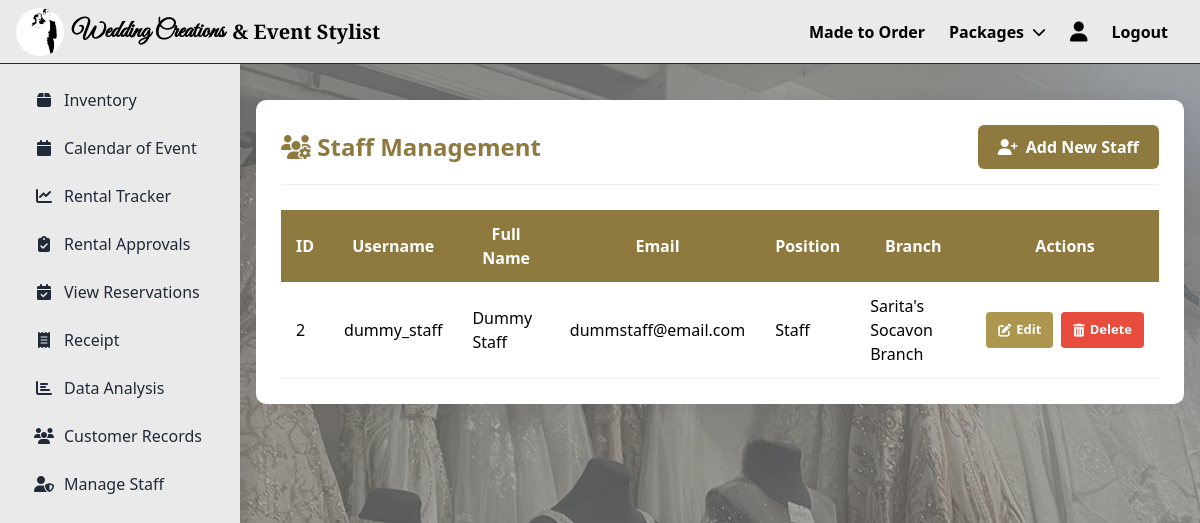
The page /manage-staff/ (signed in) on the database as committed earlier.
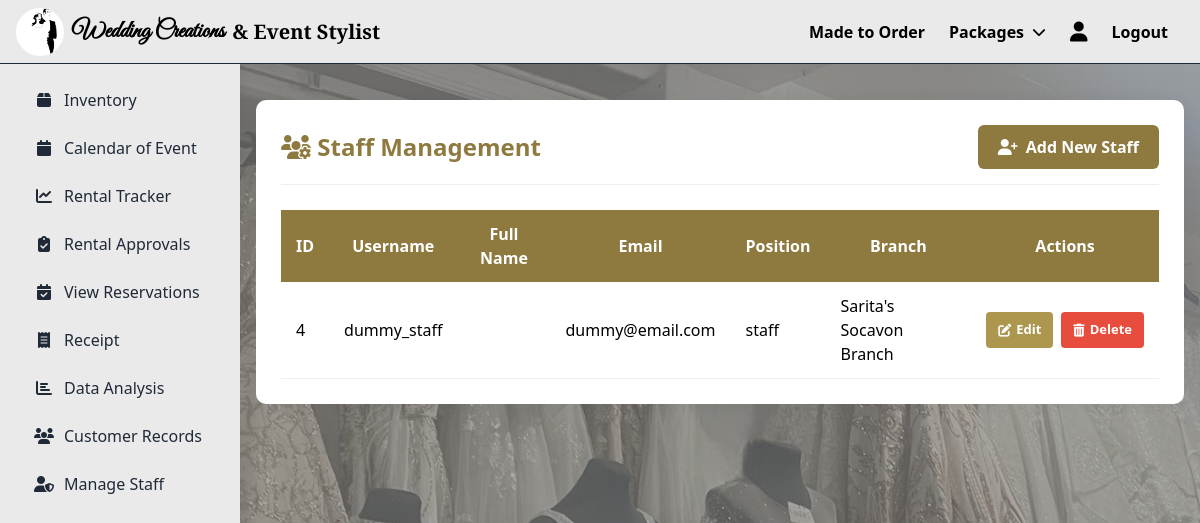
The same page on the database as committed later.
### saritasapp/models.py (models this page shows, shortened)
class User(AbstractUser):
    ROLE_CHOICES = [
        ('staff', 'Staff'),
        ('customer', 'Customer'),
    ]
    email = models.EmailField(unique=True)
    branch = models.ForeignKey(Branch, null=True, blank=True, on_delete=models.SET_NULL)
    role = models.CharField(max_length=10, choices=ROLE_CHOICES, default='customer')
    created_at = models.DateTimeField(auto_now_add=True)
    USERNAME_FIELD = "username"
    REQUIRED_FIELDS = ["email"]

class Staff(models.Model):
    user = models.OneToOneField(User, on_delete=models.CASCADE, related_name="staff_profile")
    position = models.CharField(max_length=100)
    branch = models.ForeignKey(Branch, on_delete=models.CASCADE)

class Branch(models.Model):
    branch_name = models.CharField(max_length=255, unique=True)
    location = models.CharField(max_length=255)

### saritasapp/views.py (the view)
# urls.py: path('manage-staff/', views.manage_staff, name='manage_staff'),
@login_required
def manage_staff(request):
    staff_list = User.objects.filter(
        role='staff'
    ).select_related('staff_profile').order_by('last_name', 'first_name')
    context = {
        'staff_list': staff_list,
        'user': request.user
    }
    return render(request, 'saritasapp/manage_staff.html', context)

### customerapp/context_processors.py (called while the page is built)
def notifications(request):
    if request.user.is_authenticated:
        cache_key = f'unread_count_{request.user.id}'
        count = cache.get(cache_key)
        if count is None:
            count = Notification.objects.filter(
                user=request.user,
                is_read=False
            ).count()
            cache.set(cache_key, count, 60)  # Cache for 60 seconds
        return {'unread_count': count}
    return {'unread_count': 0}

### saritasapp/context_processors.py (called while the page is built)
def notifications(request):
    if request.user.is_authenticated:
        return {
            'unread_count': Notification.objects.filter(user=request.user, is_read=False).count()
        }
    return {}

### saritasapp/templates/saritasapp/manage_staff.html (shortened to what this page needs)
{% extends 'saritasapp/base.html' %}
{% load static %}
{% block extra_css %}
    <link rel="stylesheet" href="https://cdn.datatables.net/1.13.6/css/dataTables.bootstrap5.min.css">
    <link rel="stylesheet" href="https://cdn.datatables.net/responsive/2.5.0/css/responsive.bootstrap5.min.css">
{% endblock %}
{% block content %}
<div class="staff-management-container">
    <div class="staff-header">
        <h2 class="staff-title">
            <i class="fas fa-users-cog"></i> Staff Management
        </h2>
        {% if user.is_superuser %}
        <a href="{% url 'saritasapp:signup' %}" class="btn-add-staff">
            <i class="fas fa-user-plus"></i> Add New Staff
        </a>
        {% endif %}
    </div>
    <div class="table-responsive">
        <table class="staff-table table table-striped" style="width:100%">
            <thead>
                <tr>
                    <th>ID</th>
                    <th>Username</th>
                    <th>Full Name</th>
                    <th>Email</th>
                    <th>Position</th>
                    <th>Branch</th>
                    <th data-priority="1">Actions</th>
                </tr>
            </thead>
            <tbody>
                {% for staff_user in staff_list %}
                <tr>
                    <td>{{ staff_user.id }}</td>
                    <td>{{ staff_user.username }}</td>
                    <td>{{ staff_user.get_full_name }}</td>
                    <td>{{ staff_user.email }}</td>
                    <td>{{ staff_user.staff_profile.position }}</td>
                    <td>{{ staff_user.staff_profile.branch.branch_name }}</td>
                    <td>
                        <div class="action-buttons">
                            <a href="#" class="btn-edit">
                                <i class="fas fa-edit"></i> Edit
                            </a>
                            <a href="#" class="btn-delete">
                                <i class="fas fa-trash-alt"></i> Delete
                            </a>
                        </div>
                    </td>
                </tr>
                {% endfor %}
            </tbody>
        </table>
    </div>
</div>
{% endblock %}

Rows that differ between the two databases and show on the page:
removed User: id "2", username "dummy_staff", get_full_name "Dummy Staff", email "dummstaff@email.com", staff_profile.position "Staff", staff_profile.branch.branch_name "Sarita's Socavon Branch"
added User: id "4", username "dummy_staff", email "dummy@email.com", staff_profile.position "staff", staff_profile.branch.branch_name "Sarita's Socavon Branch"
